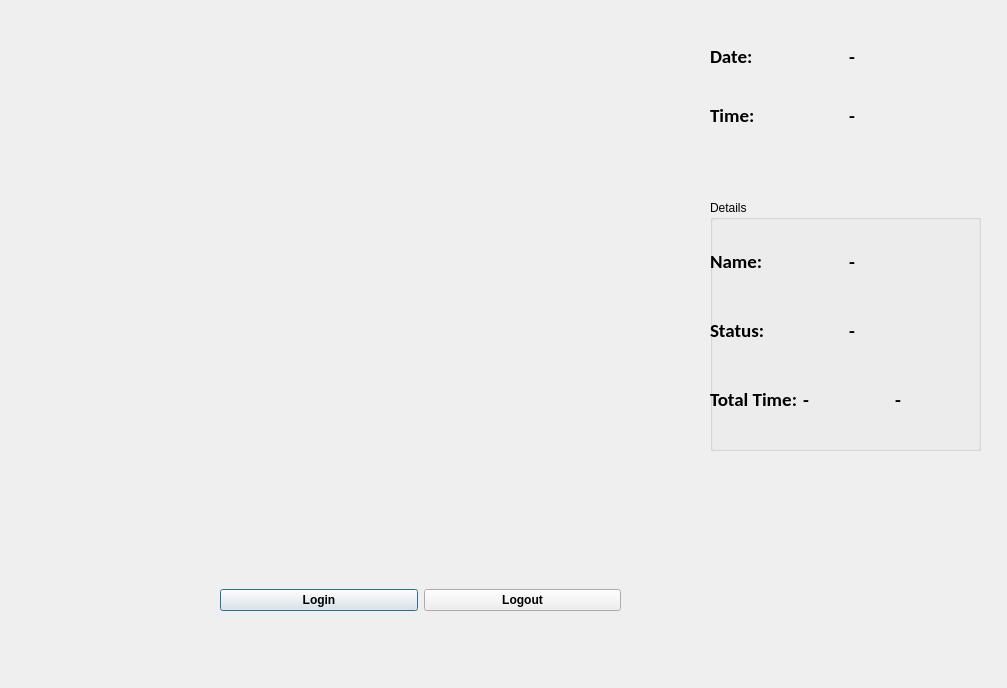
<?xml version="1.0" encoding="UTF-8"?>
<ui version="4.0">
 <class>Dialog</class>
 <widget class="QDialog" name="Dialog">
  <property name="geometry">
   <rect>
    <x>0</x>
    <y>0</y>
    <width>1007</width>
    <height>688</height>
   </rect>
  </property>
  <property name="windowTitle">
   <string>Face Recognition Attendance App</string>
  </property>
  <property name="windowIcon">
   <iconset>
    <normaloff>icon.png</normaloff>icon.png</iconset>
  </property>
  <widget class="QLabel" name="imgLabel">
   <property name="geometry">
    <rect>
     <x>20</x>
     <y>10</y>
     <width>640</width>
     <height>480</height>
    </rect>
   </property>
   <property name="minimumSize">
    <size>
     <width>640</width>
     <height>480</height>
    </size>
   </property>
   <property name="maximumSize">
    <size>
     <width>640</width>
     <height>480</height>
    </size>
   </property>
   <property name="text">
    <string/>
   </property>
  </widget>
  <widget class="QWidget" name="verticalLayoutWidget">
   <property name="geometry">
    <rect>
     <x>710</x>
     <y>30</y>
     <width>271</width>
     <height>111</height>
    </rect>
   </property>
   <layout class="QVBoxLayout" name="verticalLayout">
    <item>
     <layout class="QHBoxLayout" name="horizontalLayout_2">
      <item>
       <widget class="QLabel" name="label">
        <property name="font">
         <font>
          <family>Calibri</family>
          <pointsize>14</pointsize>
          <weight>75</weight>
          <bold>true</bold>
         </font>
        </property>
        <property name="text">
         <string>Date:</string>
        </property>
       </widget>
      </item>
      <item>
       <widget class="QLabel" name="Date_Label">
        <property name="font">
         <font>
          <family>Calibri</family>
          <pointsize>14</pointsize>
          <weight>75</weight>
          <bold>true</bold>
         </font>
        </property>
        <property name="text">
         <string>-</string>
        </property>
       </widget>
      </item>
     </layout>
    </item>
    <item>
     <layout class="QHBoxLayout" name="horizontalLayout_3">
      <item>
       <widget class="QLabel" name="label_2">
        <property name="font">
         <font>
          <family>Calibri</family>
          <pointsize>14</pointsize>
          <weight>75</weight>
          <bold>true</bold>
         </font>
        </property>
        <property name="text">
         <string>Time:</string>
        </property>
       </widget>
      </item>
      <item>
       <widget class="QLabel" name="Time_Label">
        <property name="font">
         <font>
          <family>Calibri</family>
          <pointsize>14</pointsize>
          <weight>75</weight>
          <bold>true</bold>
         </font>
        </property>
        <property name="text">
         <string>-</string>
        </property>
       </widget>
      </item>
     </layout>
    </item>
   </layout>
  </widget>
  <widget class="QGroupBox" name="groupBox">
   <property name="geometry">
    <rect>
     <x>710</x>
     <y>200</y>
     <width>271</width>
     <height>251</height>
    </rect>
   </property>
   <property name="title">
    <string>Details</string>
   </property>
   <widget class="QWidget" name="verticalLayoutWidget_2">
    <property name="geometry">
     <rect>
      <x>0</x>
      <y>30</y>
      <width>271</width>
      <height>201</height>
     </rect>
    </property>
    <layout class="QVBoxLayout" name="verticalLayout_2">
     <item>
      <layout class="QHBoxLayout" name="horizontalLayout_4">
       <item>
        <widget class="QLabel" name="label_3">
         <property name="font">
          <font>
           <family>Calibri</family>
           <pointsize>14</pointsize>
           <weight>75</weight>
           <bold>true</bold>
          </font>
         </property>
         <property name="text">
          <string>Name:</string>
         </property>
        </widget>
       </item>
       <item>
        <widget class="QLabel" name="NameLabel">
         <property name="font">
          <font>
           <family>Calibri</family>
           <pointsize>14</pointsize>
           <weight>75</weight>
           <bold>true</bold>
          </font>
         </property>
         <property name="text">
          <string>-</string>
         </property>
        </widget>
       </item>
      </layout>
     </item>
     <item>
      <layout class="QHBoxLayout" name="horizontalLayout_5">
       <item>
        <widget class="QLabel" name="label_4">
         <property name="font">
          <font>
           <family>Calibri</family>
           <pointsize>14</pointsize>
           <weight>75</weight>
           <bold>true</bold>
          </font>
         </property>
         <property name="text">
          <string>Status:</string>
         </property>
        </widget>
       </item>
       <item>
        <widget class="QLabel" name="StatusLabel">
         <property name="font">
          <font>
           <family>Calibri</family>
           <pointsize>14</pointsize>
           <weight>75</weight>
           <bold>true</bold>
          </font>
         </property>
         <property name="text">
          <string>-</string>
         </property>
        </widget>
       </item>
      </layout>
     </item>
     <item>
      <layout class="QHBoxLayout" name="horizontalLayout_6">
       <item>
        <widget class="QLabel" name="label_5">
         <property name="font">
          <font>
           <family>Calibri</family>
           <pointsize>14</pointsize>
           <weight>75</weight>
           <bold>true</bold>
          </font>
         </property>
         <property name="text">
          <string>Total Time:</string>
         </property>
        </widget>
       </item>
       <item>
        <widget class="QLabel" name="HoursLabel">
         <property name="font">
          <font>
           <family>Calibri</family>
           <pointsize>14</pointsize>
           <weight>75</weight>
           <bold>true</bold>
          </font>
         </property>
         <property name="text">
          <string>-</string>
         </property>
        </widget>
       </item>
       <item>
        <widget class="QLabel" name="MinLabel">
         <property name="font">
          <font>
           <family>Calibri</family>
           <pointsize>14</pointsize>
           <weight>75</weight>
           <bold>true</bold>
          </font>
         </property>
         <property name="text">
          <string>-</string>
         </property>
        </widget>
       </item>
      </layout>
     </item>
    </layout>
   </widget>
  </widget>
  <widget class="QWidget" name="horizontalLayoutWidget">
   <property name="geometry">
    <rect>
     <x>220</x>
     <y>550</y>
     <width>401</width>
     <height>101</height>
    </rect>
   </property>
   <layout class="QHBoxLayout" name="horizontalLayout">
    <item>
     <widget class="QPushButton" name="ClockInButton">
      <property name="font">
       <font>
        <family>System</family>
        <weight>75</weight>
        <bold>true</bold>
       </font>
      </property>
      <property name="text">
       <string>Login</string>
      </property>
      <property name="checkable">
       <bool>true</bool>
      </property>
     </widget>
    </item>
    <item>
     <widget class="QPushButton" name="ClockOutButton">
      <property name="font">
       <font>
        <family>System</family>
        <weight>75</weight>
        <bold>true</bold>
       </font>
      </property>
      <property name="text">
       <string>Logout</string>
      </property>
      <property name="checkable">
       <bool>true</bool>
      </property>
     </widget>
    </item>
   </layout>
  </widget>
 </widget>
 <resources/>
 <connections/>
</ui>
